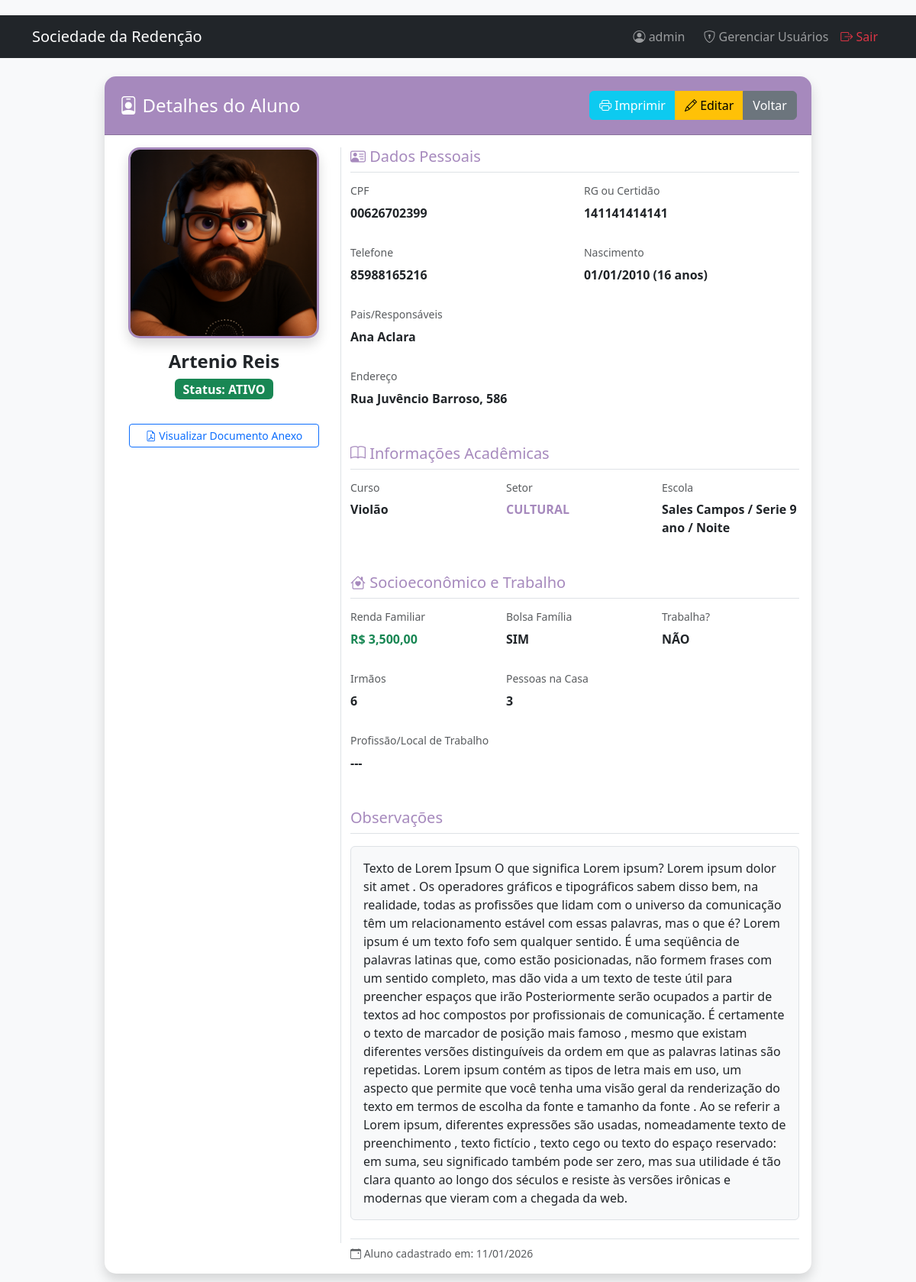
/visualizar/1 (signed in), run on the app's committed database.
### models.py (models this page shows, shortened)
class Aluno(db.Model):
    id = db.Column(db.Integer, primary_key=True)
    foto = db.Column(db.String(200), nullable=True)
    documento = db.Column(db.String(200), nullable=True)
    nome_completo = db.Column(db.String(100), nullable=False)
    cpf = db.Column(db.String(14), nullable=True)
    rg_certidao = db.Column(db.String(50), nullable=True)  # Novo campo
    telefone = db.Column(db.String(20), nullable=True)
    data_nascimento = db.Column(db.Date, nullable=False)
    idade = db.Column(db.Integer, nullable=False)
    nome_pais = db.Column(db.String(100), nullable=False)
    curso = db.Column(db.String(100), nullable=False)
    setor = db.Column(db.String(20), nullable=False)
    endereco = db.Column(db.String(200), nullable=False)
    escola = db.Column(db.String(100), nullable=False)
    trabalho_ficha_adulto = db.Column(db.Boolean, default=False)
    nome_trabalho_profissao = db.Column(db.String(100), nullable=True)
    bolsa_familia = db.Column(db.Boolean, default=False)
    irmaos = db.Column(db.Integer, default=0)
    renda_familiar = db.Column(db.Float, nullable=False)
    pessoas_residencia = db.Column(db.Integer, nullable=False)
    desistencia = db.Column(db.String(10), default='NÃO')
    observacao = db.Column(db.Text, nullable=True)
    data_cadastro = db.Column(db.DateTime, default=datetime.utcnow)

### app.py (the view)
@app.route('/visualizar/<int:id>')
@login_required
def visualizar(id):
    aluno = Aluno.query.get_or_404(id)
    return render_template('visualizar.html', aluno=aluno)

### app.py (called while the page is built)
def login_required(f):
    @wraps(f)
    def decorated_function(*args, **kwargs):
        if 'logged_in' not in session:
            return redirect(url_for('login'))
        return f(*args, **kwargs)
    return decorated_function

@app.context_processor
def utility_processor():
    def format_currency(value):
        return f"R$ {value:,.2f}".replace('.', ',') if value is not None else "R$ 0,00"
    def format_date(value):
        return value.strftime('%d/%m/%Y') if value else ""
    def format_boolean(value):
        return "SIM" if value else "NÃO"
    return dict(format_currency=format_currency, format_date=format_date, format_boolean=format_boolean, now=datetime.now())

### templates/visualizar.html
{% extends "base.html" %}
{% block content %}
<div class="row justify-content-center">
    <div class="col-lg-10">
        <div class="card shadow">
            <div class="card-header d-flex justify-content-between align-items-center">
                <h4 class="mb-0"><i class="bi bi-person-badge"></i> Detalhes do Aluno</h4>
                <div class="btn-group">
                    <a href="{{ url_for('imprimir', id=aluno.id) }}" class="btn btn-info text-white"><i class="bi bi-printer"></i> Imprimir</a>
                    <a href="{{ url_for('editar', id=aluno.id) }}" class="btn btn-warning"><i class="bi bi-pencil"></i> Editar</a>
                    <a href="{{ url_for('index') }}" class="btn btn-secondary">Voltar</a>
                </div>
            </div>
            <div class="card-body">
                <div class="row">
                    <div class="col-md-4 text-center mb-4 border-end">
                        {% if aluno.foto %}
                            <img src="{{ url_for('uploaded_file', filename=aluno.foto) }}" class="aluno-foto mb-3 shadow" style="width: 250px; height: 250px; border-radius: 15px; object-fit: cover;">
                        {% else %}
                            <div class="aluno-foto bg-secondary d-flex align-items-center justify-content-center mx-auto mb-3" style="width: 250px; height: 250px; border-radius: 15px;">
                                <i class="bi bi-person-fill text-white" style="font-size: 5rem;"></i>
                            </div>
                        {% endif %}
                        <h4 class="fw-bold">{{ aluno.nome_completo }}</h4>
                        <p class="badge {{ 'bg-danger' if aluno.desistencia == 'SIM' else 'bg-success' }} fs-6">
                            Status: {{ 'DESISTENTE' if aluno.desistencia == 'SIM' else 'ATIVO' }}
                        </p>
                        {% if aluno.documento %}
                        <div class="mt-3 px-3">
                            <a href="{{ url_for('uploaded_file', filename=aluno.documento) }}" target="_blank" class="btn btn-outline-primary btn-sm w-100">
                                <i class="bi bi-file-earmark-pdf"></i> Visualizar Documento Anexo
                            </a>
                        </div>
                        {% else %}
                        <div class="mt-3 px-3">
                            <button class="btn btn-outline-secondary btn-sm w-100" disabled>
                                <i class="bi bi-file-earmark-x"></i> Sem Documento Anexo
                            </button>
                        </div>
                        {% endif %}
                    </div>
                    <div class="col-md-8">
                        <h5 class="border-bottom pb-2 mb-3 text-primary"><i class="bi bi-person-vcard"></i> Dados Pessoais</h5>
                        <div class="row">
                            <div class="col-md-6 mb-3"><h6 class="text-muted small">CPF</h6><p class="fw-bold">{{ aluno.cpf or 'Não informado' }}</p></div>
                            <div class="col-md-6 mb-3"><h6 class="text-muted small">RG ou Certidão</h6><p class="fw-bold">{{ aluno.rg_certidao or 'Não informado' }}</p></div>
                            <div class="col-md-6 mb-3"><h6 class="text-muted small">Telefone</h6><p class="fw-bold">{{ aluno.telefone or 'Não informado' }}</p></div>
                            <div class="col-md-6 mb-3"><h6 class="text-muted small">Nascimento</h6><p class="fw-bold">{{ format_date(aluno.data_nascimento) }} ({{ aluno.idade }} anos)</p></div>
                            <div class="col-md-12 mb-3"><h6 class="text-muted small">Pais/Responsáveis</h6><p class="fw-bold">{{ aluno.nome_pais }}</p></div>
                            <div class="col-md-12 mb-3"><h6 class="text-muted small">Endereço</h6><p class="fw-bold">{{ aluno.endereco }}</p></div>
                        </div>
                        <h5 class="border-bottom pb-2 mb-3 mt-3 text-primary"><i class="bi bi-book"></i> Informações Acadêmicas</h5>
                        <div class="row">
                            <div class="col-md-4 mb-3"><h6 class="text-muted small">Curso</h6><p class="fw-bold">{{ aluno.curso }}</p></div>
                            <div class="col-md-4 mb-3"><h6 class="text-muted small">Setor</h6><p class="fw-bold text-primary">{{ aluno.setor }}</p></div>
                            <div class="col-md-4 mb-3"><h6 class="text-muted small">Escola</h6><p class="fw-bold">{{ aluno.escola }}</p></div>
                        </div>
                        <h5 class="border-bottom pb-2 mb-3 mt-3 text-primary"><i class="bi bi-house-heart"></i> Socioeconômico e Trabalho</h5>
                        <div class="row">
                            <div class="col-md-4 mb-3"><h6 class="text-muted small">Renda Familiar</h6><p class="fw-bold text-success">{{ format_currency(aluno.renda_familiar) }}</p></div>
                            <div class="col-md-4 mb-3"><h6 class="text-muted small">Bolsa Família</h6><p class="fw-bold">{{ format_boolean(aluno.bolsa_familia) }}</p></div>
                            <div class="col-md-4 mb-3"><h6 class="text-muted small">Trabalha?</h6><p class="fw-bold">{{ format_boolean(aluno.trabalho_ficha_adulto) }}</p></div>
                            <div class="col-md-4 mb-3"><h6 class="text-muted small">Irmãos</h6><p class="fw-bold">{{ aluno.irmaos }}</p></div>
                            <div class="col-md-4 mb-3"><h6 class="text-muted small">Pessoas na Casa</h6><p class="fw-bold">{{ aluno.pessoas_residencia }}</p></div>
                            <div class="col-md-12 mb-3"><h6 class="text-muted small">Profissão/Local de Trabalho</h6><p class="fw-bold">{{ aluno.nome_trabalho_profissao or '---' }}</p></div>
                        </div>
                        {% if aluno.observacao %}
                        <h5 class="border-bottom pb-2 mb-3 mt-3 text-primary">Observações</h5>
                        <div class="p-3 bg-light rounded border">{{ aluno.observacao }}</div>
                        {% endif %}
                        <div class="mt-4 text-muted small border-top pt-2">
                            <i class="bi bi-calendar-event"></i> Aluno cadastrado em: {{ format_date(aluno.data_cadastro) }}
                        </div>
                    </div>
                </div>
            </div>
        </div>
    </div>
</div>
{% endblock %}

### templates/base.html (shortened to what this page needs)
<!DOCTYPE html>
<html lang="pt-BR">
<head>
    <link href="https://cdn.jsdelivr.net/npm/bootstrap@5.3.0/dist/css/bootstrap.min.css" rel="stylesheet">
    <link rel="stylesheet" href="https://cdn.jsdelivr.net/npm/bootstrap-icons@1.10.0/font/bootstrap-icons.css">
    <link rel="stylesheet" href="{{ url_for('static', filename='css/style.css') }}">
</head>
<body>
    <nav class="navbar navbar-expand-lg navbar-dark bg-dark mb-4">
        <div class="container">
            <a class="navbar-brand" href="{{ url_for('index') }}">Sociedade da Redenção</a>
            {% if session.logged_in %}
            <div class="navbar-nav ms-auto">
                <span class="navbar-text me-3"><i class="bi bi-person-circle"></i> {{ session.username }}</span>
                <a class="nav-link" href="{{ url_for('listar_usuarios') }}"><i class="bi bi-shield-lock"></i> Gerenciar Usuários</a>
                <a class="nav-link text-danger" href="{{ url_for('logout') }}"><i class="bi bi-box-arrow-right"></i> Sair</a>
            </div>
            {% endif %}
        </div>
    </nav>
    <div class="container">
        {% block content %}{% endblock %}
    </div>
</body>
</html>

### static/css/style.css (style rules this page uses)
:root { --primary-color: #a689bd; --secondary-color: #2d2d2d; --success-color: #28a745; --info-color: #17a2b8; --warning-color: #ffc107; --danger-color: #dc3545; --light-color: #f8f9fa; --dark-color: #2d2d2d; }
body { background-color: #f8f9fa; font-family: 'Segoe UI', Tahoma, Geneva, Verdana, sans-serif; padding-top: 20px; }
.card { border: none; box-shadow: 0 0 25px rgba(0,0,0,0.06); border-radius: 15px; margin-bottom: 25px; }
.card-header { background-color: var(--primary-color); color: white; border-radius: 15px 15px 0 0 !important; padding: 1.2rem; font-weight: 600; }
.aluno-foto { width: 65px; height: 65px; object-fit: cover; border-radius: 50%; border: 3px solid var(--primary-color); background-color: #fff; }
.aluno-foto.mb-3 { width: 200px; height: 200px; border-radius: 15px; }
.text-primary { color: var(--primary-color) !important; }
.border-end { border-right: 1px solid #dee2e6 !important; }

### data on the page
Aluno: foto (picture), nome_completo "Artenio Reis", desistencia "ATIVO", cpf "00626702399", rg_certidao "141141414141", telefone "85988165216", data_nascimento "01/01/2010", idade "16", nome_pais "Ana Aclara", endereco "Rua Juvêncio Barroso, 586", curso "Violão", setor "CULTURAL", escola "Sales Campos / Serie 9 ano / Noite", renda_familiar "R$ 3,500,00", bolsa_familia "SIM", trabalho_ficha_adulto "NÃO", irmaos "6", pessoas_residencia "3", nome_trabalho_profissao "---", observacao "Texto de Lorem Ipsum O que significa Lorem ipsum? Lorem ipsum dolor sit amet . Os operadores gráficos e tipográficos sabem disso bem, na realidade, todas as profissões que lidam com o universo da comunicação têm um relacionamento estável com essas palavras, mas o que é? Lorem ipsum é um texto fofo sem qualquer sentido. É uma seqüência de palavras latinas que, como estão posicionadas, não formem frases com um sentido completo, mas dão vida a um texto de teste útil para preencher espaços que irão Posteriormente serão ocupados a partir de textos ad hoc compostos por profissionais de comunicação. É certamente o texto de marcador de posição mais famoso , mesmo que existam diferentes versões…", data_cadastro "11/01/2026"

### other printed values
{{ session.username }} "admin"
